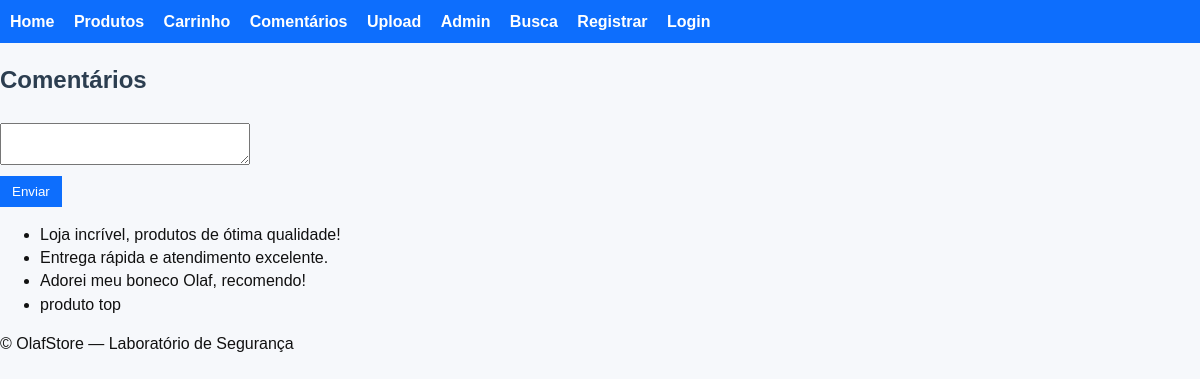
The app's page /reviews with its own data.
### tables this page shows
CREATE TABLE reviews (
            id INTEGER PRIMARY KEY AUTOINCREMENT,
            content TEXT
        );

### app.py (the view)
@app.route("/reviews", methods=["GET","POST"])
def reviews():
    conn = sqlite3.connect("store.db")
    c = conn.cursor()
    if request.method == "POST":
        content = request.form["content"]  # inseguro: sem sanitização → XSS
        c.execute("INSERT INTO reviews (content) VALUES (?)", (content,))
        conn.commit()
    c.execute("SELECT * FROM reviews")
    all_reviews = c.fetchall()
    conn.close()
    return render_template("reviews.html", reviews=all_reviews)

### templates/reviews.html (shortened to what this page needs)
<!DOCTYPE html>
<html>
<head><title>Comentários - OlafSec</title><link rel="stylesheet" href="/static/style.css"></head>
<body>
<nav>
    <a href="/">Home</a>
    <a href="/products">Produtos</a>
    <a href="/cart">Carrinho</a>
    <a href="/reviews">Comentários</a>
    <a href="/upload">Upload</a>
    <a href="/admin">Admin</a>
    <a href="/search">Busca</a>
    {% if session.username %}
        <span class="user-info">👤 Logado como: {{ session.username }}</span>
        <a href="/logout">Sair</a>
    {% else %}
        <a href="/register">Registrar</a>
        <a href="/login">Login</a>
    {% endif %}
</nav>
<h2>Comentários</h2>
<form method="POST">
    <textarea name="content"></textarea><br>
    <button type="submit">Enviar</button>
</form>
<ul>
    {% for r in reviews %}
        <li>{{ r[1]|safe }}</li>
    {% endfor %}
</ul>
  <footer>
    ©  OlafStore — Laboratório de Segurança
  </footer>
</body>
</html>

### static/style.css (style rules this page uses)
body { font-family: Arial, sans-serif; background-color: #f0f8ff; margin: 20px; }
h1, h2 { color: #2c3e50; }
nav { background-color: #0d6efd; padding: 10px; margin-bottom: 20px; }
nav a { color: white; margin-right: 15px; text-decoration: none; font-weight: bold; }
form { margin: 15px 0; }
input, textarea { margin: 5px 0; padding: 5px; width: 250px; }
button { background-color: #0d6efd; color: white; border: none; padding: 8px 12px; cursor: pointer; }
:root { --bg:#f6f8fb; --card:#ffffff; --muted:#6b7280; --accent:#0d6efd; --accent-600:#0b5ed7; --radius:12px; --shadow:0 8px 24px rgba(15,23,42,0.06); --max:1100px; --gap:18px; font-family: Inter, system-ui, -apple-system, "Segoe UI", Roboto, "Helvetica Neue", Arial; }
* { box-sizing:border-box }
body { margin:0;background:var(--bg);color:#111;line-height:1.45 }
:root { --bg:#f6f8fb; --card:#ffffff; --muted:#6b7280; --accent:#0d6efd; --accent-600:#0b5ed7; --danger:#ef4444; --radius:12px; --shadow:0 8px 24px rgba(15,23,42,0.06); --container:1100px; font-family: Inter, system-ui, -apple-system, "Segoe UI", Roboto, Arial; }
body { margin:0;background:var(--bg);color:#111 }

### records on screen
reviews: content "Loja incrível, produtos de ótima qualidade!"
reviews: content "Entrega rápida e atendimento excelente."
reviews: content "Adorei meu boneco Olaf, recomendo!"
reviews: content "produto top"
